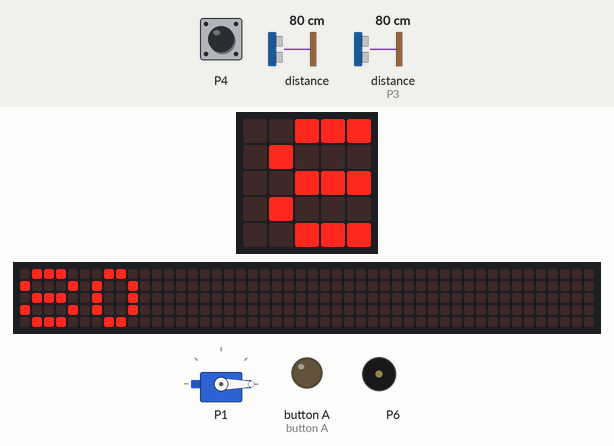
Bench run of a program on a simulated BBC micro:bit (MakeCode). On the bench: servo, the board's 5×5 LED display, a strip that is not on the board, showing the scrolling text unrolled, output pins drawn as LEDs (lit = HIGH), buzzer (waves = sounding). The inputs (shaded band) are chosen by the test bench; at power-on: P4 LOW, distance to the obstacle 80 cm, distance to the obstacle (sensor on P3) 80 cm. The echo pulse lasts 58.3 µs per cm; the 48×5 strip is a reading aid, not a part: it shows the text the display is scrolling, unrolled, one strip-width of it at a time; pins used as bus, display or sensor lines are not drawn.

Above: at 2.68 s.
2.7 s: P4 pulled HIGH for 3 s
At 5.2 s:
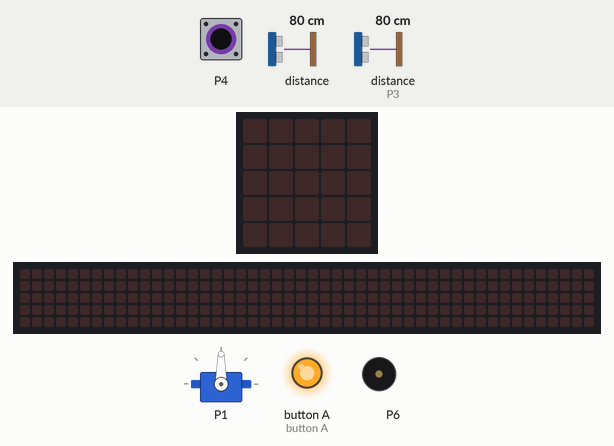
9.2 s: distance to the obstacle (sensor 0) set to 2 cm
At 14.7 s:
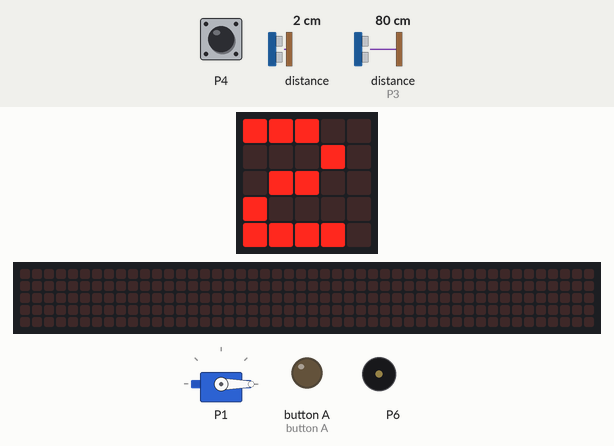
15.7 s: distance to the obstacle (sensor 0) set to 18 cm
At 16.5 s:
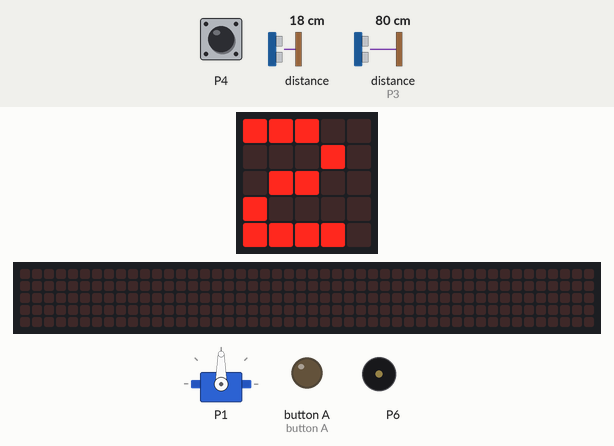
22.2 s: distance to the obstacle (sensor 0) set to 4 cm
At 25.8 s:
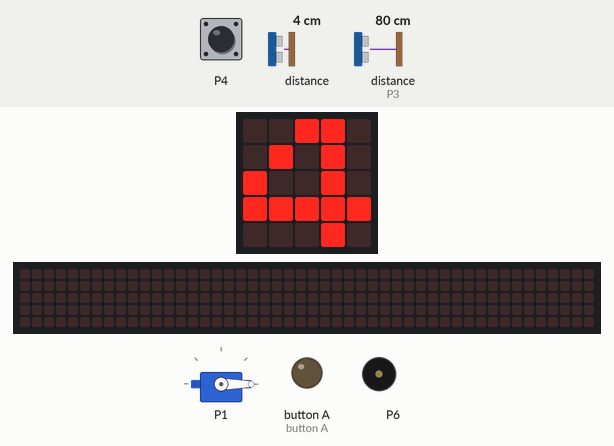
Timing chart, 0 to 29.7 s (numbered marks = the images above; inputs shaded):
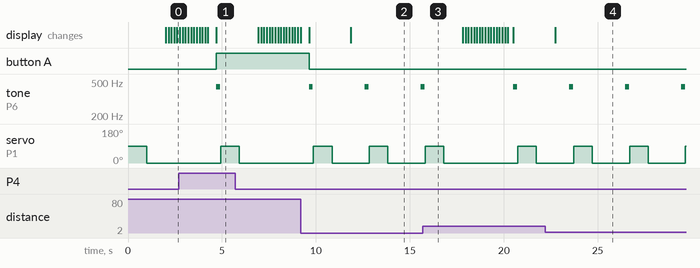

Measured:
- after the input at 2.7 s, button A: LOW → HIGH after 2.0 s
- after the input at 9.2 s, tone on P6: silent → 440 Hz after 3.4 s, → silent 0.20 s later, → 440 Hz 2.8 s later
- after the input at 15.7 s, servo on P1: 0° → 90° after 5.0 s, → 0° 1.0 s later
- by itself, servo on P1: alternates 90° for 1.0 s and 0° for 2.0 s

The program:

main.ts
```typescript
// main.ts
// MakeCode extension for Bits4Bots Robot Kit

//% color=#3af0e7 icon="\uf0eb" block="Bits4Bots Robot Kit"
namespace Bits4BotsRobotKit {

    // ----------------- DC MOTOR -----------------
    export enum MotorDirection {
        //% block="forward"
        Forward = 0,
        //% block="backward"
        Backward = 1
    }

    //% blockId=bits4bots_setMotor
    //% block="set motor at pin %pin | direction %dir | speed %speed"
    //% speed.min=0 speed.max=255
    export function setMotor(pin: AnalogPin, dir: MotorDirection, speed: number): void {
        if (dir == MotorDirection.Forward) {
            pins.analogWritePin(pin, speed)
        } else {
            pins.analogWritePin(pin, 1023 - speed)
        }
    }

    // ----------------- SERVO -----------------
    //% blockId=bits4bots_setServo
    //% block="set servo at pin %pin | to %angle °"
    //% angle.min=0 angle.max=180
    export function setServo(pin: AnalogPin, angle: number): void {
        pins.servoWritePin(pin, angle)
    }

    // ----------------- ULTRASONIC -----------------
    //% blockId=bits4bots_ultrasonic
    //% block="ultrasonic trig %trig | echo %echo (cm)"
    export function ultrasonic(trig: DigitalPin, echo: DigitalPin): number {
        pins.setPull(trig, PinPullMode.PullNone)
        pins.digitalWritePin(trig, 0)
        control.waitMicros(2)
        pins.digitalWritePin(trig, 1)
        control.waitMicros(10)
        pins.digitalWritePin(trig, 0)
        let d = pins.pulseIn(echo, PulseValue.High, 25000)
        return Math.idiv(d, 58)
    }

    // ----------------- WATER LEVEL -----------------
    //% blockId=bits4bots_waterLevel
    //% block="water level sensor at pin %pin"
    export function waterLevel(pin: AnalogPin): number {
        return pins.analogReadPin(pin)
    }

    // ----------------- TEMPERATURE -----------------
    //% blockId=bits4bots_temperature
    //% block="temperature sensor at pin %pin (°C)"
    export function temperature(pin: AnalogPin): number {
        let v = pins.analogReadPin(pin) * 3.3 / 1023
        return Math.round((v - 0.5) * 100)
    }

    // ----------------- BUZZER -----------------
    //% blockId=bits4bots_buzzer
    //% block="buzzer at pin %pin | freq %freq Hz | for %ms ms"
    export function buzzer(pin: AnalogPin, freq: number, ms: number): void {
        pins.analogSetPitchPin(pin)
        music.playTone(freq, ms)
    }

    // ----------------- LED -----------------
    //% blockId=bits4bots_led
    //% block="set LED at pin %pin | %on"
    export function led(pin: DigitalPin, on: boolean): void {
        pins.digitalWritePin(pin, on ? 1 : 0)
    }

    // ----------------- HALL EFFECT SENSOR -----------------
    //% blockId=bits4bots_hallSensor
    //% block="hall effect sensor at pin %pin"
    export function hallSensor(pin: DigitalPin): boolean {
        return pins.digitalReadPin(pin) == 1
    }
}
```

test.ts
```typescript
basic.forever(function () {
    // Servo test
    Bits4BotsRobotKit.setServo(AnalogPin.P1, 90)
    basic.pause(1000)
    Bits4BotsRobotKit.setServo(AnalogPin.P1, 0)
    basic.pause(1000)

    // Ultrasonic distance
    let dist = Bits4BotsRobotKit.ultrasonic(DigitalPin.P2, DigitalPin.P3)
    basic.showNumber(dist)

    // Hall effect + LED
    if (Bits4BotsRobotKit.hallSensor(DigitalPin.P4)) {
        Bits4BotsRobotKit.led(DigitalPin.P5, true)
    } else {
        Bits4BotsRobotKit.led(DigitalPin.P5, false)
    }

    // Buzzer
    Bits4BotsRobotKit.buzzer(AnalogPin.P6, 440, 200)
})
```
